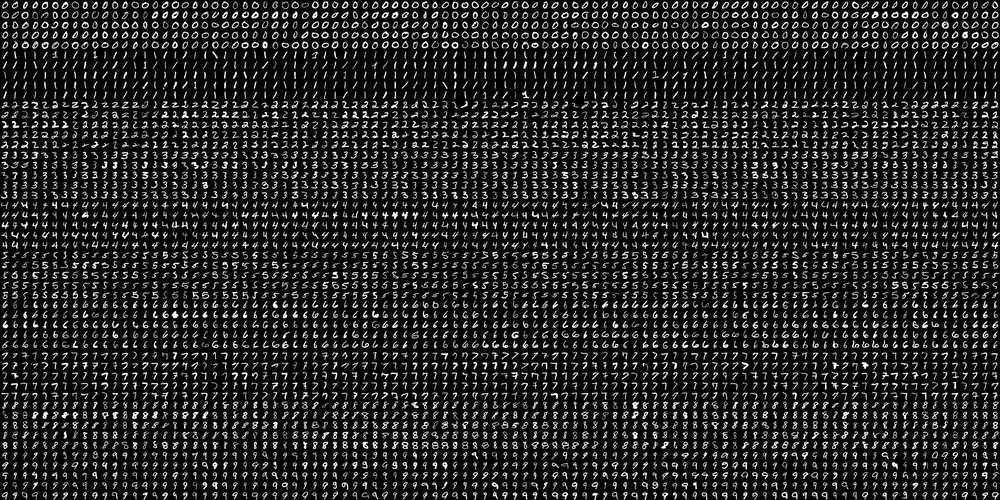
//> input picture opencv-first/data/digits.png, 1000 x 500 px, shrunk from 2000 x 1000 before the run
$ ./54_digits_svm data/digits.png   (built with g++ and OpenCV 4)
//> lines starting //> are read from the running program, lines starting //| are printed output that depends on the picture
#include "opencv2/core.hpp"
#include "opencv2/highgui.hpp"
#include "opencv2/imgcodecs.hpp"
#include "opencv2/imgproc.hpp"
#include "opencv2/ml.hpp"

#include <algorithm>
#include <iostream>
#include <vector>

using namespace cv;
using namespace std;

const int SZ = 20;  // size of each digit is SZ x SZ
const int CLASS_N = 10;
const char* DIGITS_FN = "../../data/digits.png";

static void help(char** argv)
{
    cout <<
         "\n"
         "SVM and KNearest digit recognition.\n"
         "\n"
         "Sample loads a dataset of handwritten digits from 'digits.png'.\n"
         "Then it trains a SVM and KNearest classifiers on it and evaluates\n"
         "their accuracy.\n"
         "\n"
         "Following preprocessing is applied to the dataset:\n"
         " - Moment-based image deskew (see deskew())\n"
         " - Digit images are split into 4 10x10 cells and 16-bin\n"
         "   histogram of oriented gradients is computed for each\n"
         "   cell\n"
         " - Transform histograms to space with Hellinger metric (see [1] (RootSIFT))\n"
         "\n"
         "\n"
         "[1] R. Arandjelovic, A. Zisserman\n"
         "    \"Three things everyone should know to improve object retrieval\"\n"
         "    http://www.robots.ox.ac.uk/~vgg/publications/2012/Arandjelovic12/arandjelovic12.pdf\n"
         "\n"
         "Usage:\n"
         << argv[0] << endl;
}

static void split2d(const Mat& image, const Size cell_size, vector<Mat>& cells)
{
    int height = image.rows;
    int width = image.cols;

    int sx = cell_size.width;
    int sy = cell_size.height;

    cells.clear();

    for (int i = 0; i < height; i += sy)
    {
        for (int j = 0; j < width; j += sx)
        {
            cells.push_back(image(Rect(j, i, sx, sy)));
        }
    }
}

static void load_digits(const char* fn, vector<Mat>& digits, vector<int>& labels)
{
//> called with fn = "../../data/digits.png"
    digits.clear();
    labels.clear();

    String filename = samples::findFile(fn);

    cout << "Loading " << filename << " ..." << endl;

    Mat digits_img = imread(filename, IMREAD_GRAYSCALE);
//> digits_img is the input picture: 500 rows x 1000 cols, CV_8UC1; min 0, max 255, mean 36.1
    split2d(digits_img, Size(SZ, SZ), digits);
//> in split2d, `int sx = cell_size.width;`: sx = 20
//> after the loop in split2d, `for (int i = 0; i < height; i += sy)`:
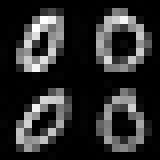
//> cells[5]: 20 rows x 20 cols, CV_8UC1 (shown 8 times larger); min 0, max 255, mean 44

    for (int i = 0; i < CLASS_N; i++)
    {
        for (size_t j = 0; j < digits.size() / CLASS_N; j++)
        {
            labels.push_back(i);
        }
    }
//> after the loop, labels = 1250 values from 0 to 9
}

static void deskew(const Mat& img, Mat& deskewed_img)
{
    Moments m = moments(img);

    if (abs(m.mu02) < 0.01)
    {
        deskewed_img = img.clone();
        return;
    }

    float skew = (float)(m.mu11 / m.mu02);
    float M_vals[2][3] = {{1, skew, -0.5f * SZ * skew}, {0, 1, 0}};
    Mat M(Size(3, 2), CV_32F);

    for (int i = 0; i < M.rows; i++)
    {
        for (int j = 0; j < M.cols; j++)
        {
            M.at<float>(i, j) = M_vals[i][j];
        }
    }

    warpAffine(img, deskewed_img, M, Size(SZ, SZ), WARP_INVERSE_MAP | INTER_LINEAR);
}

static void mosaic(const int width, const vector<Mat>& images, Mat& grid)
{
    int mat_width = SZ * width;
    int mat_height = SZ * (int)ceil((double)images.size() / width);

    if (!images.empty())
    {
        grid = Mat(Size(mat_width, mat_height), images[0].type());

        for (size_t i = 0; i < images.size(); i++)
        {
            Mat location_on_grid = grid(Rect(SZ * ((int)i % width), SZ * ((int)i / width), SZ, SZ));
            images[i].copyTo(location_on_grid);
        }
    }
}

static void evaluate_model(const vector<float>& predictions, const vector<Mat>& digits, const vector<int>& labels, Mat& mos)
{
    double err = 0;

    for (size_t i = 0; i < predictions.size(); i++)
    {
        if ((int)predictions[i] != labels[i])
        {
            err++;
        }
    }

    err /= predictions.size();

    cout << cv::format("error: %.2f %%", err * 100) << endl;

    int confusion[10][10] = {};

    for (size_t i = 0; i < labels.size(); i++)
    {
        confusion[labels[i]][(int)predictions[i]]++;
    }

    cout << "confusion matrix:" << endl;
    for (int i = 0; i < 10; i++)
    {
        for (int j = 0; j < 10; j++)
        {
            cout << cv::format("%2d ", confusion[i][j]);
        }
        cout << endl;
    }

    cout << endl;

    vector<Mat> vis;

    for (size_t i = 0; i < digits.size(); i++)
    {
        Mat img;
        cvtColor(digits[i], img, COLOR_GRAY2BGR);

        if ((int)predictions[i] != labels[i])
        {
            for (int j = 0; j < img.rows; j++)
            {
                for (int k = 0; k < img.cols; k++)
                {
                    img.at<Vec3b>(j, k)[0] = 0;
                    img.at<Vec3b>(j, k)[1] = 0;
                }
            }
        }

        vis.push_back(img);
    }

    mosaic(25, vis, mos);
}

static void bincount(const Mat& x, const Mat& weights, const int min_length, vector<double>& bins)
{
    double max_x_val = 0;
    minMaxLoc(x, NULL, &max_x_val);

    bins = vector<double>(max((int)max_x_val, min_length));

    for (int i = 0; i < x.rows; i++)
    {
        for (int j = 0; j < x.cols; j++)
        {
            bins[x.at<int>(i, j)] += weights.at<float>(i, j);
        }
    }
}

static void preprocess_hog(const vector<Mat>& digits, Mat& hog)
{
    int bin_n = 16;
    int half_cell = SZ / 2;
    double eps = 1e-7;

    hog = Mat(Size(4 * bin_n, (int)digits.size()), CV_32F);

    for (size_t img_index = 0; img_index < digits.size(); img_index++)
    {
        Mat gx;
        Sobel(digits[img_index], gx, CV_32F, 1, 0);

        Mat gy;
        Sobel(digits[img_index], gy, CV_32F, 0, 1);

        Mat mag;
        Mat ang;
        cartToPolar(gx, gy, mag, ang);

        Mat bin(ang.size(), CV_32S);

        for (int i = 0; i < ang.rows; i++)
        {
            for (int j = 0; j < ang.cols; j++)
            {
                bin.at<int>(i, j) = (int)(bin_n * ang.at<float>(i, j) / (2 * CV_PI));
            }
        }

        Mat bin_cells[] = {
                bin(Rect(0, 0, half_cell, half_cell)),
                bin(Rect(half_cell, 0, half_cell, half_cell)),
                bin(Rect(0, half_cell, half_cell, half_cell)),
                bin(Rect(half_cell, half_cell, half_cell, half_cell))
        };
        Mat mag_cells[] = {
                mag(Rect(0, 0, half_cell, half_cell)),
                mag(Rect(half_cell, 0, half_cell, half_cell)),
                mag(Rect(0, half_cell, half_cell, half_cell)),
                mag(Rect(half_cell, half_cell, half_cell, half_cell))
        };

        vector<double> hist;
        hist.reserve(4 * bin_n);

        for (int i = 0; i < 4; i++)
        {
            vector<double> partial_hist;
            bincount(bin_cells[i], mag_cells[i], bin_n, partial_hist);
            hist.insert(hist.end(), partial_hist.begin(), partial_hist.end());
        }

        // transform to Hellinger kernel
        double sum = 0;

        for (size_t i = 0; i < hist.size(); i++)
        {
            sum += hist[i];
        }

        for (size_t i = 0; i < hist.size(); i++)
        {
            hist[i] /= sum + eps;
            hist[i] = sqrt(hist[i]);
        }

        double hist_norm = norm(hist);

        for (size_t i = 0; i < hist.size(); i++)
        {
            hog.at<float>((int)img_index, (int)i) = (float)(hist[i] / (hist_norm + eps));
        }
    }
}

static void shuffle(vector<Mat>& digits, vector<int>& labels)
{
    vector<int> shuffled_indexes(digits.size());

    for (size_t i = 0; i < digits.size(); i++)
    {
        shuffled_indexes[i] = (int)i;
    }

    randShuffle(shuffled_indexes);

    vector<Mat> shuffled_digits(digits.size());
    vector<int> shuffled_labels(labels.size());

    for (size_t i = 0; i < shuffled_indexes.size(); i++)
    {
        shuffled_digits[shuffled_indexes[i]] = digits[i];
        shuffled_labels[shuffled_indexes[i]] = labels[i];
    }

    digits = shuffled_digits;
    labels = shuffled_labels;
}

int main(int /* argc */, char* argv[])
{
    help(argv);

    vector<Mat> digits;
    vector<int> labels;

    load_digits(DIGITS_FN, digits, labels);
//> labels = 1250 values from 0 to 9

    cout << "preprocessing..." << endl;

    // shuffle digits
    shuffle(digits, labels);
//> after the loop in shuffle, `for (size_t i = 0; i < digits.size(); i++)`: shuffled_indexes = 1250 values from 0 to 1249
//> in shuffle, `randShuffle(shuffled_indexes);`: shuffled_indexes = 1250 values, max 1249 at index 1087, min 0 at index 241, mean 624.5
//> after the loop in shuffle, `for (size_t i = 0; i < shuffled_indexes.size(); i++)`:
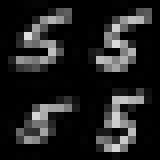
//> shuffled_digits[5]: 20 rows x 20 cols, CV_8UC1 (shown 8 times larger); min 0, max 222, mean 32.8
//> after the loop in shuffle, `for (size_t i = 0; i < shuffled_indexes.size(); i++)`: shuffled_labels = 1250 values, max 9 at index 3, min 0 at index 15, mean 4.5
//> in shuffle, `labels = shuffled_labels;`: labels has the same summary as shuffled_labels

    vector<Mat> digits2;

    for (size_t i = 0; i < digits.size(); i++)
    {
        Mat deskewed_digit;
        deskew(digits[i], deskewed_digit);
        digits2.push_back(deskewed_digit);
    }
//> this loop made 1250 passes
//> skew in deskew on passes 1 to 3: -0.159, -0.0187, 0.0723

    Mat samples;

    preprocess_hog(digits2, samples);
//> in preprocess_hog, `hog = Mat(Size(4 * bin_n, (int)digits.size()), CV_32F);`: hog: 1250 rows x 64 cols, CV_32FC1; every value is 0
//> after the loop in preprocess_hog, `for (size_t img_index = 0; img_index < digits.size(); img_index++)`:
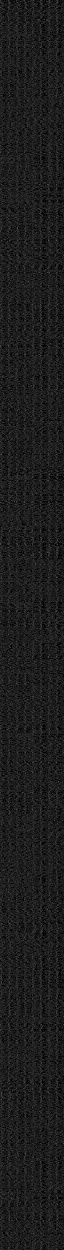
//> hog: 1250 rows x 64 cols, CV_32FC1; min 0, max 0.346, mean 0.116

    int train_n = (int)(0.9 * samples.rows);
//> train_n = 1125
    Mat test_set;

    vector<Mat> digits_test(digits2.begin() + train_n, digits2.end());
    mosaic(25, digits_test, test_set);
//> in mosaic, `int mat_height = SZ * (int)ceil((double)images.size() / width);`: mat_height = 100
//> in mosaic, `grid = Mat(Size(mat_width, mat_height), images[0].type());`: grid: 100 rows x 500 cols, CV_8UC1; every value is 0
//> the loop in mosaic, `for (size_t i = 0; i < images.size(); i++)` made 125 passes
    imshow("test set", test_set);

    Mat samples_train = samples(Rect(0, 0, samples.cols, train_n));
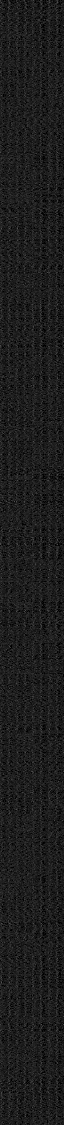
//> samples_train: 1125 rows x 64 cols, CV_32FC1; min 0, max 0.34, mean 0.115
    Mat samples_test = samples(Rect(0, train_n, samples.cols, samples.rows - train_n));
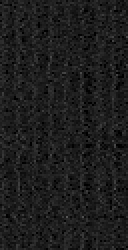
//> samples_test: 125 rows x 64 cols, CV_32FC1 (shown 2 times larger); min 0, max 0.346, mean 0.116
    vector<int> labels_train(labels.begin(), labels.begin() + train_n);
    vector<int> labels_test(labels.begin() + train_n, labels.end());

    Ptr<ml::KNearest> k_nearest;
    Ptr<ml::SVM> svm;
    vector<float> predictions;
    Mat vis;

    cout << "training KNearest..." << endl;
    k_nearest = ml::KNearest::create();
    k_nearest->train(samples_train, ml::ROW_SAMPLE, labels_train);

    // predict digits with KNearest
    k_nearest->findNearest(samples_test, 4, predictions);
//> predictions = 125 values, max 9 at index 5, min 0 at index 8, mean 3.94
    evaluate_model(predictions, digits_test, labels_test, vis);
//> the loop in evaluate_model, `for (size_t i = 0; i < predictions.size(); i++)` made 125 passes
//> after the loop in evaluate_model, `for (size_t i = 0; i < predictions.size(); i++)`: err = 55
//> in evaluate_model, `err /= predictions.size();`: err = 0.44
//| error: 44.00 %
//> the loop in evaluate_model, `for (size_t i = 0; i < digits.size(); i++)` made 125 passes
//> call 2 of mosaic, with width = 25
//> in mosaic (call 2), `grid = Mat(Size(mat_width, mat_height), images[0].type());`: grid: 100 rows x 500 cols, CV_8UC3; every value is 0
//> the loop in mosaic (call 2), `for (size_t i = 0; i < images.size(); i++)` made 125 passes
//> after the loop in mosaic (call 2), `for (size_t i = 0; i < images.size(); i++)`:
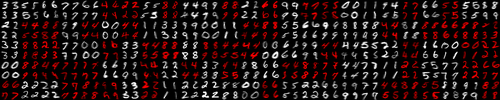
//> grid: 100 rows x 500 cols, CV_8UC3; mean B, G, R 20.4, 20.4, 36
    imshow("KNearest test", vis);
    k_nearest.release();

    cout << "training SVM..." << endl;
    svm = ml::SVM::create();
    svm->setGamma(5.383);
    svm->setC(2.67);
    svm->setKernel(ml::SVM::RBF);
    svm->setType(ml::SVM::C_SVC);
    svm->train(samples_train, ml::ROW_SAMPLE, labels_train);

    // predict digits with SVM
    svm->predict(samples_test, predictions);
//> predictions = 125 values, max 9 at index 5, min 0 at index 8, mean 4.8
    evaluate_model(predictions, digits_test, labels_test, vis);
//> the loop in evaluate_model (call 2), `for (size_t i = 0; i < predictions.size(); i++)` made 125 passes
//| error: 24.80 %
//> the loop in evaluate_model (call 2), `for (size_t i = 0; i < digits.size(); i++)` made 125 passes
//> call 3 of mosaic, with width = 25
//> the loop in mosaic (call 3), `for (size_t i = 0; i < images.size(); i++)` made 125 passes
//> after the loop in mosaic (call 3), `for (size_t i = 0; i < images.size(); i++)`:
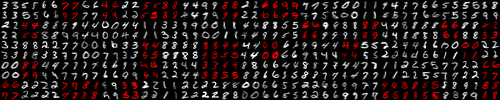
//> grid: 100 rows x 500 cols, CV_8UC3; mean B, G, R 26.9, 26.9, 36
    imshow("SVM test", vis);
    cout << "Saving SVM as \"digits_svm.yml\"..." << endl;
    svm->save("digits_svm.yml");
    svm.release();

    waitKey();

    return 0;
}
